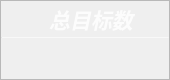
                   <widget class="QFrame" name="Target_QF">
                    <property name="minimumSize">
                     <size>
                      <width>170</width>
                      <height>80</height>
                     </size>
                    </property>
                    <property name="maximumSize">
                     <size>
                      <width>170</width>
                      <height>80</height>
                     </size>
                    </property>
                    <property name="toolTipDuration">
                     <number>0</number>
                    </property>
                    <property name="styleSheet">
                     <string notr="true">QFrame#Target_QF{
color: rgb(255, 255, 255);
border-radius: 15px;
background-color: qradialgradient(cx:0, cy:0, radius:1, fx:0.1, fy:0.1, stop:0 rgb(253, 139, 133),  stop:1 rgb(248, 194, 152));
border: 1px outset rgb(252, 194, 149)
}
</string>
                    </property>
                    <property name="frameShape">
                     <enum>QFrame::StyledPanel</enum>
                    </property>
                    <property name="frameShadow">
                     <enum>QFrame::Raised</enum>
                    </property>
                    <layout class="QVBoxLayout" name="verticalLayout_9" stretch="0,2,1">
                     <property name="spacing">
                      <number>0</number>
                     </property>
                     <property name="leftMargin">
                      <number>0</number>
                     </property>
                     <property name="topMargin">
                      <number>0</number>
                     </property>
                     <property name="rightMargin">
                      <number>0</number>
                     </property>
                     <property name="bottomMargin">
                      <number>0</number>
                     </property>
                     <item>
                      <widget class="QFrame" name="Target_top">
                       <property name="styleSheet">
                        <string notr="true">border:none</string>
                       </property>
                       <property name="frameShape">
                        <enum>QFrame::StyledPanel</enum>
                       </property>
                       <property name="frameShadow">
                        <enum>QFrame::Raised</enum>
                       </property>
                       <layout class="QHBoxLayout" name="horizontalLayout_7">
                        <property name="spacing">
                         <number>0</number>
                        </property>
                        <property name="leftMargin">
                         <number>0</number>
                        </property>
                        <property name="topMargin">
                         <number>3</number>
                        </property>
                        <property name="rightMargin">
                         <number>0</number>
                        </property>
                        <property name="bottomMargin">
                         <number>3</number>
                        </property>
                        <item>
                         <widget class="QLabel" name="label_6">
                          <property name="maximumSize">
                           <size>
                            <width>16777215</width>
                            <height>30</height>
                           </size>
                          </property>
                          <property name="font">
                           <font>
                            <family>Segoe UI</family>
                            <pointsize>16</pointsize>
                            <italic>true</italic>
                            <bold>true</bold>
                           </font>
                          </property>
                          <property name="styleSheet">
                           <string notr="true">color: rgba(255, 255, 255,210);
padding-left:12px;
font: 700 italic 16pt &quot;Segoe UI&quot;;</string>
                          </property>
                          <property name="text">
                           <string>总目标数</string>
                          </property>
                          <property name="alignment">
                           <set>Qt::AlignCenter</set>
                          </property>
                          <property name="indent">
                           <number>0</number>
                          </property>
                         </widget>
                        </item>
                       </layout>
                      </widget>
                     </item>
                     <item>
                      <widget class="Line" name="line_3">
                       <property name="maximumSize">
                        <size>
                         <width>16777215</width>
                         <height>1</height>
                        </size>
                       </property>
                       <property name="styleSheet">
                        <string notr="true">background-color: rgba(255, 255, 255, 89);</string>
                       </property>
                       <property name="orientation">
                        <enum>Qt::Horizontal</enum>
                       </property>
                      </widget>
                     </item>
                     <item>
                      <widget class="QFrame" name="Target_bottom">
                       <property name="styleSheet">
                        <string notr="true">border:none</string>
                       </property>
                       <property name="frameShape">
                        <enum>QFrame::StyledPanel</enum>
                       </property>
                       <property name="frameShadow">
                        <enum>QFrame::Raised</enum>
                       </property>
                       <layout class="QVBoxLayout" name="verticalLayout_10">
                        <property name="spacing">
                         <number>0</number>
                        </property>
                        <property name="leftMargin">
                         <number>0</number>
                        </property>
                        <property name="topMargin">
                         <number>6</number>
                        </property>
                        <property name="rightMargin">
                         <number>0</number>
                        </property>
                        <property name="bottomMargin">
                         <number>6</number>
                        </property>
                        <item alignment="Qt::AlignTop">
                         <widget class="QLabel" name="Target_num">
                          <property name="minimumSize">
                           <size>
                            <width>0</width>
                            <height>30</height>
                           </size>
                          </property>
                          <property name="maximumSize">
                           <size>
                            <width>16777215</width>
                            <height>30</height>
                           </size>
                          </property>
                          <property name="font">
                           <font>
                            <family>Microsoft YaHei UI</family>
                            <pointsize>17</pointsize>
                            <italic>false</italic>
                            <bold>false</bold>
                            <underline>false</underline>
                           </font>
                          </property>
                          <property name="styleSheet">
                           <string notr="true">color: rgb(255, 255, 255);
font: 17pt &quot;Microsoft YaHei UI&quot;;</string>
                          </property>
                          <property name="text">
                           <string/>
                          </property>
                          <property name="alignment">
                           <set>Qt::AlignCenter</set>
                          </property>
                         </widget>
                        </item>
                       </layout>
                      </widget>
                     </item>
                    </layout>
                   </widget>
